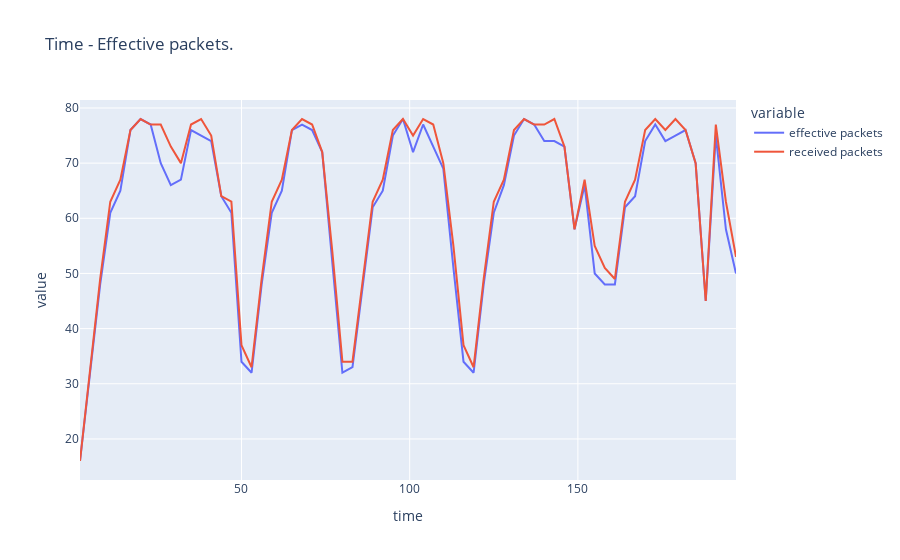

This figure's notebook cell:
### Code cell
fig = px.line(df.query("type=='receive'"), x="time", y=["effective packets","received packets"],title='Time - Effective packets.')
fig.show()

### Figure 1 — Plotly figure (JSON) as saved in the notebook; plotly's stock layout.template omitted (floating-point values rounded to 4 significant figures)
{"data": [{"hovertemplate": "variable=effective packets<br>time=%{x}<br>value=%{y}<extra></extra>", "legendgroup": "effective packets", "line": {"color": "#636efa", "dash": "solid"}, "marker": {"symbol": "circle"}, "mode": "lines", "name": "effective packets", "orientation": "v", "showlegend": true, "type": "scatter", "x": [2, 5, 8, 11, 14, 17, 20, 23, 26, 29, 32, 35, 38, 41, 44, 47, 50, 53, 56, 59, 62, 65, 68, 71, 74, 77, 80, 83, 86, 89, 92, 95, 98, 101, 104, 107, 110, 113, 116, 119, 122, 125, 128, 131, 134, 137, 140, 143, 146, 149, 152, 155, 158, 161, 164, 167, 170, 173, 176, 179, 182, 185, 188, 191, 194, 197], "xaxis": "x", "y": [16, 32, 48, 61, 65, 76, 78, 77, 70, 66, 67, 76, 75, 74, 64, 61, 34, 32, 48, 61, 65, 76, 77, 76, 72, 52, 32, 33, 48, 62, 65, 75, 78, 72, 77, 73, 69, 51, 34, 32, 48, 61, 66, 75, 78, 77, 74, 74, 73, 58, 66, 50, 48, 48, 62, 64, 74, 77, 74, 75, 76, 70, 45, 75, 58, 50], "yaxis": "y"}, {"hovertemplate": "variable=received packets<br>time=%{x}<br>value=%{y}<extra></extra>", "legendgroup": "received packets", "line": {"color": "#EF553B", "dash": "solid"}, "marker": {"symbol": "circle"}, "mode": "lines", "name": "received packets", "orientation": "v", "showlegend": true, "type": "scatter", "x": [2, 5, 8, 11, 14, 17, 20, 23, 26, 29, 32, 35, 38, 41, 44, 47, 50, 53, 56, 59, 62, 65, 68, 71, 74, 77, 80, 83, 86, 89, 92, 95, 98, 101, 104, 107, 110, 113, 116, 119, 122, 125, 128, 131, 134, 137, 140, 143, 146, 149, 152, 155, 158, 161, 164, 167, 170, 173, 176, 179, 182, 185, 188, 191, 194, 197], "xaxis": "x", "y": [16, 33, 49, 63, 67, 76, 78, 77, 77, 73, 70, 77, 78, 75, 64, 63, 37, 33, 49, 63, 67, 76, 78, 77, 72, 54, 34, 34, 49, 63, 67, 76, 78, 75, 78, 77, 70, 55, 37, 33, 49, 63, 67, 76, 78, 77, 77, 78, 73, 58, 67, 55, 51, 49, 63, 67, 76, 78, 76, 78, 76, 70, 45, 77, 63, 53], "yaxis": "y"}], "layout": {"autosize": true, "legend": {"title": {"text": "variable"}, "tracegroupgap": 0}, "title": {"text": "Time - Effective packets."}, "xaxis": {"anchor": "y", "autorange": true, "domain": [0, 1], "range": [2, 197], "title": {"text": "time"}, "type": "linear"}, "yaxis": {"anchor": "x", "autorange": true, "domain": [0, 1], "range": [12.56, 81.44], "title": {"text": "value"}, "type": "linear"}}}
